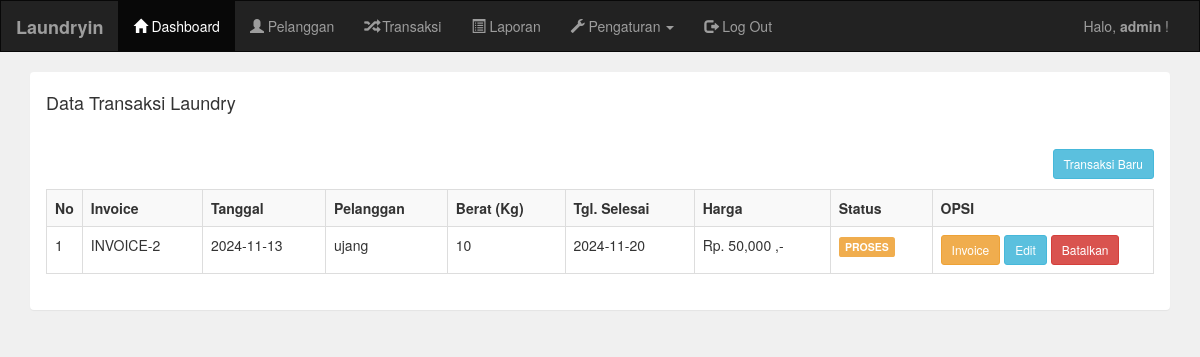
Screenshot of /admin/transaksi.php (signed in) with the database file from the repository.
### tables this page shows
CREATE TABLE `pelanggan` (
  `pelanggan_id` int(11) NOT NULL,
  `pelanggan_nama` varchar(265) NOT NULL,
  `pelanggan_hp` varchar(265) NOT NULL,
  `pelanggan_alamat` text NOT NULL
);

CREATE TABLE `transaksi` (
  `transaksi_id` int(11) NOT NULL,
  `transaksi_tgl` date NOT NULL,
  `transaksi_pelanggan` int(11) NOT NULL,
  `transaksi_harga` int(11) NOT NULL,
  `transaksi_berat` int(11) NOT NULL,
  `transaksi_tgl_selesai` date NOT NULL,
  `transaksi_status` int(11) NOT NULL
);

### admin/transaksi.php (the view)
<?php include 'header.php'; ?>
<div class="container">
    <div class="panel">
        <div class="panel-heading">
            <h4>Data Transaksi Laundry</h4>
        </div>
        <div class="panel-body">
            <a href="transaksi_tambah.php" class="btn btn-sm btn-info pull-right">Transaksi Baru</a>
            <br/>
            <br/>
            <table class="table table-bordered table-striped">
                <tr>
                    <th width="1%">No</th>
                    <th>Invoice</th>
                    <th>Tanggal</th>
                    <th>Pelanggan</th>
                    <th>Berat (Kg)</th>
                    <th>Tgl. Selesai</th>
                    <th>Harga</th>
                    <th>Status</th>
                    <th width="20%">OPSI</th>
                </tr>
                <?php
                include '../koneksi.php';
                $data = mysqli_query($koneksi,"select * from pelanggan,transaksi where transaksi_pelanggan=pelanggan_id order by transaksi_id desc");
                $no = 1;
                while($d=mysqli_fetch_array($data)){
                    ?>
                    <tr>
                        <td><?php echo $no++; ?></td>
                        <td>INVOICE-<?php echo $d['transaksi_id']; ?></td>
                        <td><?php echo $d['transaksi_tgl']; ?></td>
                        <td><?php echo $d['pelanggan_nama']; ?></td>
                        <td><?php echo $d['transaksi_berat']; ?></td>
                        <td><?php echo $d['transaksi_tgl_selesai']; ?></td>
                        <td><?php echo "Rp. ".number_format($d['transaksi_harga']) ." ,-"; ?></td>
                        <td>
                            <?php
                            if($d['transaksi_status']=="0"){
                                echo "<div class='label label-warning'>PROSES</div>";
                            }else if($d['transaksi_status']=="1"){
                                echo "<div class='label label-info'>DICUCI</div>";
                            }else if($d['transaksi_status']=="2"){
                                echo "<div class='label label-success'>SELESAI</div>";
                            }
                            ?>
                        </td>
                        <td>
                            <a href="transaksi_invoice.php?id=<?php echo $d['transaksi_id']; ?>" target="_blank" class="btn btn-sm btn-warning">Invoice</a>
                            <a href="transaksi_edit.php?id=<?php echo $d['transaksi_id']; ?>" class="btn btn-sm btn-info">Edit</a>
                            <a href="transaksi_hapus.php?id=<?php echo $d['transaksi_id']; ?>" class="btn btn-sm btn-danger">Batalkan</a>
                        </td>
                    </tr>
                    <?php
                }
                ?>
            </table>
        </div>
    </div>
</div>
<?php include 'footer.php';
?>

### rows the page displays
pelanggan: transaksi.transaksi_id "2", transaksi.transaksi_tgl "2024-11-13", pelanggan_nama "ujang", transaksi.transaksi_berat "10", transaksi.transaksi_tgl_selesai "2024-11-20", transaksi.transaksi_harga "50,000"

### other values shown
$_SESSION['username'] "admin"
